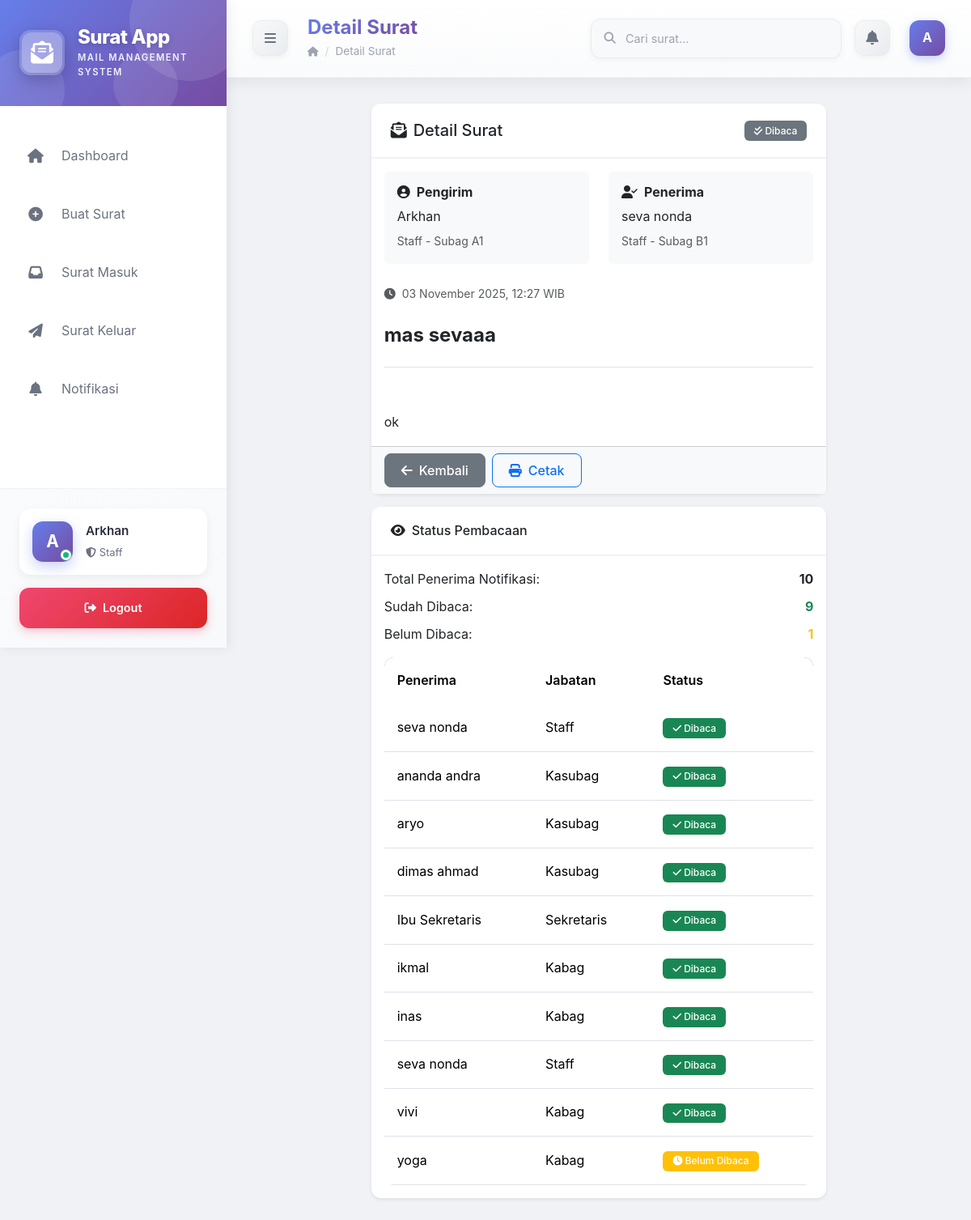
Screenshot of /surat_detail.php?id=4 (signed in) with the database file from the repository.
### tables this page shows
CREATE TABLE `surat` (
  `id_surat` int(11) NOT NULL,
  `pengirim_id` int(11) NOT NULL,
  `penerima_id` int(11) NOT NULL,
  `judul` varchar(30) NOT NULL,
  `isi` text NOT NULL,
  `tanggal_kirim` datetime NOT NULL,
  `status` enum('unread','read') DEFAULT 'unread'
);

CREATE TABLE `users` (
  `id_user` int(11) NOT NULL,
  `nama` varchar(30) NOT NULL,
  `username` varchar(30) NOT NULL,
  `password` varchar(20) NOT NULL,
  `jabatan` enum('kepala','sekretaris','kabag','kasubag','staff') NOT NULL,
  `bagian_id` int(11) DEFAULT NULL,
  `subbag_id` int(11) DEFAULT NULL,
  `created_at` datetime DEFAULT current_timestamp()
);

CREATE TABLE `subbag` (
  `id_subbag` int(11) NOT NULL,
  `id_bagian` int(11) NOT NULL,
  `nama_subbag` varchar(25) NOT NULL
);

CREATE TABLE `notifikasi` (
  `id_notif` int(11) NOT NULL,
  `id_surat` int(11) NOT NULL,
  `id_user` int(11) NOT NULL,
  `status` enum('unread','read') DEFAULT 'unread',
  `created_at` datetime DEFAULT current_timestamp()
);

### config.php (called while the page is built, shortened)
<?php
function formatTanggal($datetime) {
    $bulan = [
        1 => 'Januari', 'Februari', 'Maret', 'April', 'Mei', 'Juni',
        'Juli', 'Agustus', 'September', 'Oktober', 'November', 'Desember'
    ];
    $timestamp = strtotime($datetime);
    $tgl = date('d', $timestamp);
    $bln = $bulan[(int)date('m', $timestamp)];
    $thn = date('Y', $timestamp);
    $jam = date('H:i', $timestamp);
    return "$tgl $bln $thn, $jam WIB";
}
?>

### surat_detail.php (the view, shortened to what this page needs)
<?php
require_once 'config.php';
$surat_id = isset($_GET['id']) ? (int)$_GET['id'] : 0;
$user_id = $_SESSION['user_id'];
$query = "SELECT s.*,
          u_pengirim.nama as pengirim_nama,
          u_pengirim.jabatan as pengirim_jabatan,
          u_pengirim.bagian_id as pengirim_bagian_id,
          u_pengirim.subbag_id as pengirim_subbag_id,
          u_penerima.nama as penerima_nama,
          u_penerima.jabatan as penerima_jabatan,
          b_pengirim.nama_bagian as pengirim_bagian,
          sb_pengirim.nama_subbag as pengirim_subbag,
          b_penerima.nama_bagian as penerima_bagian,
          sb_penerima.nama_subbag as penerima_subbag
          FROM surat s
          LEFT JOIN users u_pengirim ON s.pengirim_id = u_pengirim.id_user
          LEFT JOIN users u_penerima ON s.penerima_id = u_penerima.id_user
          LEFT JOIN bagian b_pengirim ON u_pengirim.bagian_id = b_pengirim.id_bagian
          LEFT JOIN subbag sb_pengirim ON u_pengirim.subbag_id = sb_pengirim.id_subbag
          LEFT JOIN bagian b_penerima ON u_penerima.bagian_id = b_penerima.id_bagian
          LEFT JOIN subbag sb_penerima ON u_penerima.subbag_id = sb_penerima.id_subbag
          WHERE s.id_surat = $surat_id";
$result = mysqli_query($conn, $query);
$surat = mysqli_fetch_assoc($result);
$query = "UPDATE notifikasi SET status = 'read' WHERE id_surat = $surat_id AND id_user = $user_id";
mysqli_query($conn, $query);
$query = "SELECT COUNT(*) as total_notif,
          SUM(CASE WHEN status = 'read' THEN 1 ELSE 0 END) as read_count
          FROM notifikasi WHERE id_surat = $surat_id";
$read_info = mysqli_fetch_assoc(mysqli_query($conn, $query));
include 'includes/header.php';
?>
<div class="content-wrapper">
    <div class="row">
        <div class="col-lg-8 mx-auto">
            <div class="card mb-3">
                <div class="card-header">
                    <div class="d-flex justify-content-between align-items-center">
                        <h5 class="mb-0">
                            <i class="fas fa-envelope-open-text me-2"></i>Detail Surat
                        </h5>
                        <div>
                            <?php if ($surat['status'] == 'read'): ?>
                                <span class="badge bg-secondary">
                                    <i class="fas fa-check-double"></i> Dibaca
                                </span>
                            <?php else: ?>
                                <span class="badge bg-primary">
                                    <i class="fas fa-circle"></i> Baru
                                </span>
                            <?php endif; ?>
                        </div>
                    </div>
                </div>
                <div class="card-body">
                    <div class="row mb-4">
                        <div class="col-md-6">
                            <div class="p-3 bg-light rounded">
                                <h6 class="fw-bold mb-2">
                                    <i class="fas fa-user-circle me-2"></i>Pengirim
                                </h6>
                                <div class="mb-1"><?= htmlspecialchars($surat['pengirim_nama']) ?></div>
                                <small class="text-muted">
                                    <?= ucfirst($surat['pengirim_jabatan']) ?>
                                    <?php if ($surat['pengirim_subbag']): ?>
                                        - <?= htmlspecialchars($surat['pengirim_subbag']) ?>
                                    <?php endif; ?>
                                </small>
                            </div>
                        </div>
                        <div class="col-md-6">
                            <div class="p-3 bg-light rounded">
                                <h6 class="fw-bold mb-2">
                                    <i class="fas fa-user-check me-2"></i>Penerima
                                </h6>
                                <div class="mb-1"><?= htmlspecialchars($surat['penerima_nama']) ?></div>
                                <small class="text-muted">
                                    <?= ucfirst($surat['penerima_jabatan']) ?>
                                    <?php if ($surat['penerima_subbag']): ?>
                                        - <?= htmlspecialchars($surat['penerima_subbag']) ?>
                                    <?php endif; ?>
                                </small>
                            </div>
                        </div>
                    </div>
                    <div class="mb-4">
                        <small class="text-muted">
                            <i class="fas fa-clock me-2"></i><?= formatTanggal($surat['tanggal_kirim']) ?>
                        </small>
                    </div>
                    <div class="mb-4">
                        <h4 class="fw-bold"><?= htmlspecialchars($surat['judul']) ?></h4>
                    </div>
                    <div class="border-top pt-4">
                        <div style="white-space: pre-wrap; line-height: 1.8;">
<?= htmlspecialchars($surat['isi']) ?>
                        </div>
                    </div>
                </div>
                <div class="card-footer bg-light">
                    <div class="d-flex gap-2">
                        <a href="<?= $surat['penerima_id'] == $user_id ? 'surat_masuk.php' : 'surat_keluar.php' ?>"
                           class="btn btn-secondary">
                            <i class="fas fa-arrow-left me-2"></i>Kembali
                        </a>
                        <button class="btn btn-outline-primary" onclick="window.print()">
                            <i class="fas fa-print me-2"></i>Cetak
                        </button>
                    </div>
                </div>
            </div>
            <div class="card">
                <div class="card-header">
                    <h6 class="mb-0">
                        <i class="fas fa-eye me-2"></i>Status Pembacaan
                    </h6>
                </div>
                <div class="card-body">
                    <div class="mb-3">
                        <div class="d-flex justify-content-between mb-2">
                            <span>Total Penerima Notifikasi:</span>
                            <strong><?= $read_info['total_notif'] + 1 ?></strong>
                        </div>
                        <div class="d-flex justify-content-between mb-2">
                            <span>Sudah Dibaca:</span>
                            <strong class="text-success"><?= $read_info['read_count'] + ($surat['status'] == 'read' ? 1 : 0) ?></strong>
                        </div>
                        <div class="d-flex justify-content-between">
                            <span>Belum Dibaca:</span>
                            <strong class="text-warning"><?= ($read_info['total_notif'] - $read_info['read_count']) + ($surat['status'] == 'unread' ? 1 : 0) ?></strong>
                        </div>
                    </div>
                    <?php
                    $query = "SELECT u.nama, u.jabatan, n.status, n.created_at,
                              CASE WHEN n.status = 'read' THEN 1 ELSE 0 END as is_read
                              FROM notifikasi n
                              LEFT JOIN users u ON n.id_user = u.id_user
                              WHERE n.id_surat = $surat_id
                              ORDER BY is_read DESC, u.nama";
                    $notif_users = mysqli_query($conn, $query);
                    ?>
                    <?php if (mysqli_num_rows($notif_users) > 0): ?>
                    <div class="table-responsive">
                        <table class="table table-sm table-hover">
                            <thead>
                                <tr>
                                    <th>Penerima</th>
                                    <th>Jabatan</th>
                                    <th>Status</th>
                                </tr>
                            </thead>
                            <tbody>
                                <tr>
                                    <td><?= htmlspecialchars($surat['penerima_nama']) ?></td>
                                    <td><?= ucfirst($surat['penerima_jabatan']) ?></td>
                                    <td>
                                        <?php if ($surat['status'] == 'read'): ?>
                                            <span class="badge bg-success">
                                                <i class="fas fa-check"></i> Dibaca
                                            </span>
                                        <?php else: ?>
                                            <span class="badge bg-warning">
                                                <i class="fas fa-clock"></i> Belum Dibaca
                                            </span>
                                        <?php endif; ?>
                                    </td>
                                </tr>
                                <?php while ($notif = mysqli_fetch_assoc($notif_users)): ?>
                                <tr>
                                    <td><?= htmlspecialchars($notif['nama']) ?></td>
                                    <td><?= ucfirst($notif['jabatan']) ?></td>
                                    <td>
                                        <?php if ($notif['status'] == 'read'): ?>
                                            <span class="badge bg-success">
                                                <i class="fas fa-check"></i> Dibaca
                                            </span>
                                        <?php else: ?>
                                            <span class="badge bg-warning">
                                                <i class="fas fa-clock"></i> Belum Dibaca
                                            </span>
                                        <?php endif; ?>
                                    </td>
                                </tr>
                                <?php endwhile; ?>
                            </tbody>
                        </table>
                    </div>
                    <?php endif; ?>
                </div>
            </div>
        </div>
    </div>
</div>
<?php include 'includes/footer.php'; ?>

### rows the page displays
surat: pengirim.nama "Arkhan", pengirim.jabatan "Staff", subbag.nama_subbag "Subag A1", penerima.nama "seva nonda", penerima.jabatan "Staff", subbag.nama_subbag "Subag B1", tanggal_kirim "03 November 2025, 12:27 WIB", judul "mas sevaaa", isi "ok"
notifikasi: id_user.nama "ananda andra", id_user.jabatan "Kasubag", status "read" (drawn)
notifikasi: id_user.nama "aryo", id_user.jabatan "Kasubag", status "read" (drawn)
notifikasi: id_user.nama "dimas ahmad", id_user.jabatan "Kasubag", status "read" (drawn)
notifikasi: id_user.nama "Ibu Sekretaris", id_user.jabatan "Sekretaris", status "read" (drawn)
notifikasi: id_user.nama "ikmal", id_user.jabatan "Kabag", status "read" (drawn)
notifikasi: id_user.nama "inas", id_user.jabatan "Kabag", status "read" (drawn)
notifikasi: id_user.nama "seva nonda", id_user.jabatan "Staff", status "read" (drawn)
notifikasi: id_user.nama "vivi", id_user.jabatan "Kabag", status "read" (drawn)
notifikasi: id_user.nama "yoga", id_user.jabatan "Kabag", status "unread" (drawn)

### other values shown
substr($_SESSION['nama'], 0, 1) "A"
$_SESSION['nama'] "Arkhan"
$_SESSION['jabatan'] "Staff"
$page_title "Detail Surat"
$read_info['total_notif'] + 1 "10"
$read_info['read_count'] + ($surat['status'] == 'read' ? 1 : 0) "9"
